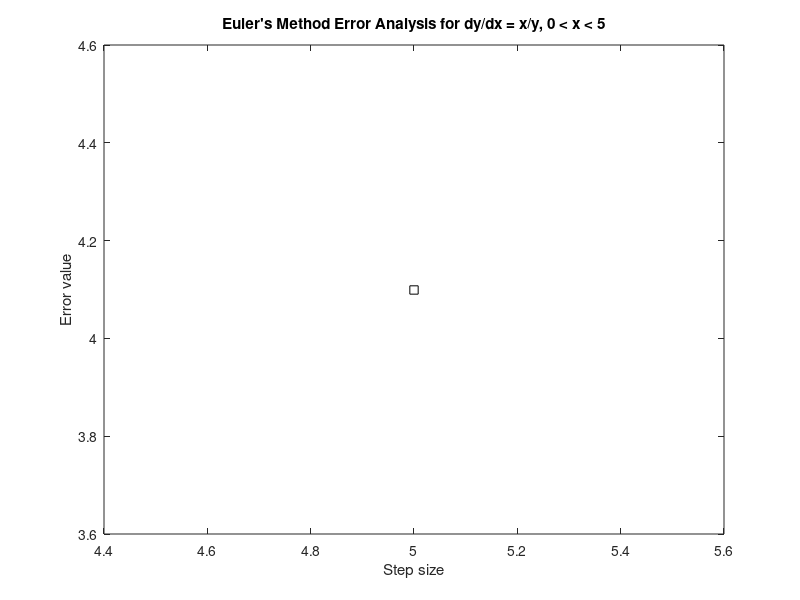

This figure's MATLAB source:

k = 1;
cont = 'y';

while(cont == 'y')
step = input('Enter step size: ');
y_init = -1;
x_init = 0;
xval = 0;

for i = 1:(5/step)

xvals(i) = xval;
yval(i)= y_init;
functy = x_init/y_init;
functyh = functy*step;
y_init = y_init + functyh;
xval = xval + step;
x_init = x_init + step;
i = i + 1;
end    


yreal = -1*sqrt(5^2+1);
error = abs(yreal - yval(length(yval)));
disp(['The error for a step size of ', num2str(step), ' is ', num2str(error)]);

cont = input('Would you like to continue with a different step size ', 's');
stepvals(k) = step;
errorvals(k) = error;
k = k + 1;
end

disp(stepvals);
disp(errorvals);

plot(stepvals, errorvals, 'sk');
xlabel('Step size');
ylabel('Error value');
title('Euler''s Method Error Analysis for dy/dx = x/y, 0 < x < 5');